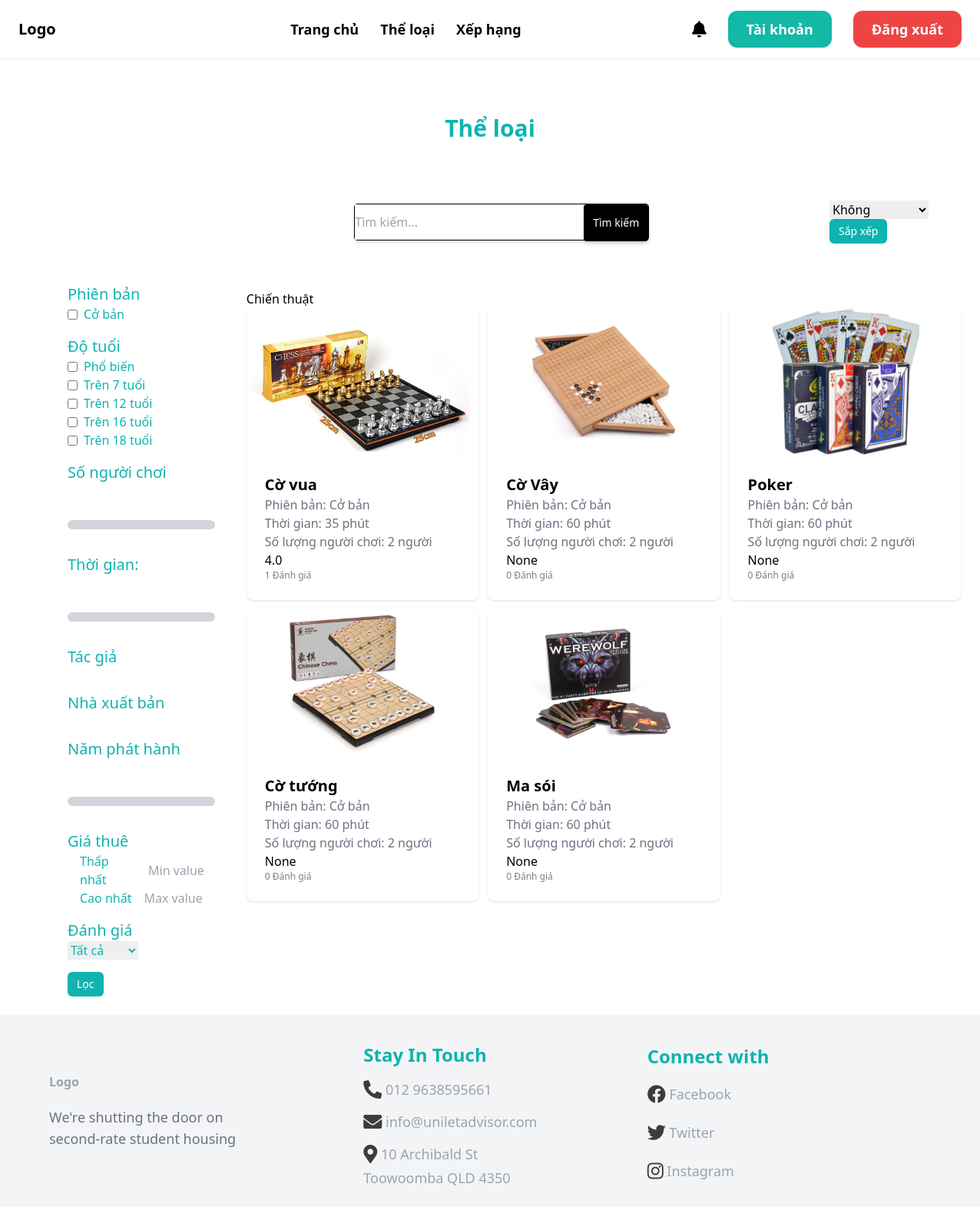
The app's page /category/cat29/ (signed in) with its own data.
### boardgame/models.py (models this page shows, shortened)
class Version(models.Model):
    title = models.CharField(max_length=100, default=None)
    vid = ShortUUIDField(unique=True, primary_key=True, prefix="ver", alphabet='1234567890', length=2, max_length=6)
    description = models.TextField(null=True, blank=True)
    class Meta:
        verbose_name_plural = 'Version'
    def __str__(self):
        return self.title

class  Boardgame(models.Model):
    AGE_RATINGS = (
        ('G', 'Phổ biến'),
        ('7+', 'Trên 7 tuổi'),
        ('12+', 'Trên 12 tuổi'),
        ('16+', 'Trên 16 tuổi'),
        ('18+', 'Trên 18 tuổi'),
    )
    STATUS_BG = (
        ('out_of_stock', 'Boardgame này đã hết'),
        ('stocking', 'Boardgame này vẫn còn'),
    )
    bgid = ShortUUIDField(unique=True, primary_key=True, prefix="bg", alphabet='1234567890', length=2, max_length=6)
    user = models.ForeignKey(User, on_delete=models.SET_NULL, null=True)
    date = models.DateTimeField(default=timezone.now)
    category= models.ForeignKey(Category, on_delete=models.SET_NULL, null=True)
    version = models.ForeignKey(Version, on_delete=models.SET_NULL, null=True)
    title = models.CharField(max_length=100)
    image = models.ImageField(upload_to="user_directory_path")
    description = models.TextField(null=True, blank=True, default="This is the boardgame")
    rule = models.TextField(null=True, blank=True, default="This is rule for boardgame")
    age_rating = models.CharField(choices=AGE_RATINGS, max_length=5, default="G")
    people = models.IntegerField()
    play_time = models.IntegerField()
    price = models.DecimalField(max_digits=99999999999999, decimal_places=2)
    author = models.ForeignKey(Author, on_delete=models.SET_NULL, null=True, blank=True)
    producer = models.ForeignKey(Producer, on_delete=models.SET_NULL, null=True, blank=True)
    publication_year = models.IntegerField(default="2000")
    boardgame_status = models.CharField(choices=STATUS_BG, max_length=20, default="out_of_stock")
    in_stock = models.PositiveIntegerField(default=0)
    order = models.PositiveIntegerField(default=0)
    rental = models.PositiveIntegerField(default=0)
    total = models.PositiveIntegerField(default=0)
    class Meta:
        verbose_name_plural = "Boardgame"
    def get_average_rating(self):
        return self.reviews.aggregate(avg_rating=Avg('rating'))['avg_rating']

### core/views.py (the view)
# urls.py: path('category/<cid>/', views.category_view, name='category'),
def category_view(request, cid):
    category = Category.objects.get(cid=cid)
    boardgames = Boardgame.objects.filter(category=category)
    versions = Version.objects.all()
    age_rating_choices = Boardgame.AGE_RATINGS
    authors = Author.objects.all()
    producers = Producer.objects.all()
    return render(request, 'core/category.html', {
        'category': category,
        'boardgames': boardgames,
        'versions': versions,
        'age_rating_choices':age_rating_choices,
        'authors': authors,
        'producers': producers,
    })

### templates/core/Category.html (shortened to what this page needs)
{% extends 'core/base.html' %}
{% block content %}
<div class="text-center pt-12 text-3xl font-bold text-[#0FB3AF]">Thể loại</div>
<h1 class="text-left pt-6 text-xl font-medium text-[#0FB3AF] px-48 pb-4">{{ category.name }}</h1>
<div class="mt-6 ml-80 w-4/5 flex justify-around items-center">
    <div class="flex justify-center">
        <form action="{% url 'boardgame:search' %}" method="GET">
            <div class="mt-4 flex justify-between flex border border-black w-96 h-12 rounded mb-4 shadow-md ">
                <input type="text" name="q" placeholder="Tìm kiếm...">
                <button type="submit"
                    class="bg-black hover:bg-[#0FB3AFCC] rounded shadow-md  px-3 text-sm h-12 text-white">
                    Tìm kiếm
                </button>
            </div>
        </form>
    </div>
    <div>
        <form action="{% url 'boardgame:search' %}" method="GET">
            <select name="sort_by" id="sort_by">
                <option value="">Không</option>
            </select>
            <button type="submit"
                class="bg-[#0FB3AF] hover:bg-[#0FB3AFCC] flex justify-center flex items-center rounded-md px-3 text-sm text-white h-8">
                Sắp xếp
            </button>
        </form>
    </div>
</div>
<div class="grid grid-cols-5 gap-4">
    <div class="mt-10 ml-16">
        <form method="GET" action="{% url 'boardgame:search' %}">
            <div class="grid grid-cols-1 gap-4">
                <div>
                    <div class="text-[#0FB3AF] text-xl font-medium flex items-center ">
                        <label for="version" class="mr-2">Phiên bản</label>
                    </div>
                    {% for version in versions %}
                    <div class="text-[#0FB3AF] text-md font-medium flex items-center">
                        <input type="checkbox" name="version[]" value="{{ version.title }}" id="{{ version.vid }}">
                        <label class="ml-2" for="{{ version.vid }}">{{ version.title }}</label>
                    </div>
                    {% endfor %}
                </div>
                <div>
                    <div class="text-[#0FB3AF] text-xl font-medium flex items-center">
                        <label for="age_rating" class="mr-2">Độ tuổi</label>
                    </div>
                    {% for choice in age_rating_choices %}
                    <div class="text-[#0FB3AF] text-md font-medium flex items-center">
                        <input type="checkbox" name="age_rating" id="age_rating_{{ choice.0 }}" value="{{ choice.0 }}">
                        <label class="ml-2" for="age_rating_{{ choice.0 }}">{{ choice.1 }}</label>
                    </div>
                    {% endfor %}
                </div>
                <div>
                    <div class="text-[#0FB3AF] text-xl font-medium flex items-center">
                        <label for="people">Số người chơi</label>
                    </div>
                    <div id="people_slider" class="w-48 h-3 mt-12 text-sm bg-gray-300 rounded-full"></div>
                </div>
                <div>
                    <div class="mt-4 text-[#0FB3AF] text-xl font-medium flex items-center">
                        <label for="play_time">Thời gian:</label>
                    </div>
                    <div id="play_time_slider" class="w-48 h-3 mt-12 text-sm bg-gray-300 rounded-full"></div>
                </div>
                <div>
                    <div class="mt-4 text-[#0FB3AF] text-xl font-medium flex items-center">
                        <label for="author">Tác giả</label>
                    </div>
                </div>
                <div>
                    <div class="mt-4 text-[#0FB3AF] text-xl font-medium flex items-center">
                        <label for="producer">Nhà xuất bản</label>
                    </div>
                </div>
                <div>
                    <div class="mt-4 text-[#0FB3AF] text-xl font-medium flex items-center">
                        <label for="publication_year">Năm phát hành</label>
                    </div>
                    <div id="publication_year_slider" class="w-48 h-3 mt-12 text-sm bg-gray-300 rounded-full"></div>
                </div>
                <div>
                    <div class="mt-4 text-[#0FB3AF] text-xl font-medium flex items-center">
                        <label for="publication_year">Giá thuê</label>
                    </div>
                    <div class="w-80 ml-4 text-[#0FB3AF] text-md font-medium flex ">
                        <label class="mr-4" for="rental_price_min">Thấp nhất</label>
                        <input type="text" id="rental_price_min" name="rental_price_min" placeholder="Min value" />
                    </div>
                    <div class="w-80 ml-4 text-[#0FB3AF] text-md font-medium flex ">
                        <label class="mr-4" for="rental_price_max">Cao nhất</label>
                        <input type="text" id="rental_price_max" name="rental_price_max" placeholder="Max value" />
                    </div>
                </div>
                <div>
                    <div class="text-[#0FB3AF] text-xl font-medium flex items-center">
                        <label for="rating">Đánh giá</label>
                    </div>
                    <div class="text-[#0FB3AF] text-md font-medium flex items-center">
                        <select name="rating" id="rating">
                            <option value="">Tất cả</option>
                        </select>
                    </div>
                </div>
            </div>
            <button type="submit"
                class="mt-4 bg-[#0FB3AF] hover:bg-[#0FB3AFCC] flex justify-center flex items-center rounded-md px-3 text-sm text-white h-8">
                Lọc
            </button>
        </form>
    </div>
    <div class="mt-12 ml-12 col-span-4">
        {% if boardgames %}
        <h1>Chiến thuật {{ query }}</h1>
        <ul>
            <div class="grid grid-cols-3 gap-3 ">
                {% for boardgame in boardgames %}
                <div class="shadow bg-[#ffffff] rounded-lg">
                    <a href="{% url "boardgame:detail" boardgame.bgid %}" class="boardgame-info">
                        <div>
                            <img src="{{ boardgame.image.url }}"
                                class="rounded-t-lg object-contain max-h-48 w-full transition " sizes="100vw">
                        </div>
                        <div class="p-6 rounded-b-xl bg-white-100">
                            <h2 class="text-xl font-bold">{{ boardgame.title }}</h2>
                            <p class="text-gray-500">Phiên bản: {{ boardgame.version }}</p>
                            <p class="text-gray-500">Thời gian: {{ boardgame.play_time }} phút</p>
                            <p class="text-gray-500">Số lượng người chơi: {{ boardgame.people }} người</p>
                            {{boardgame.get_average_rating}}
                            <div class="font-thin text-[#7E7E7E] font-['Open Sans'] text-xs">
                                {{boardgame.reviews.all.count}} Đánh giá
                            </div>
                        </div>
                    </a>
                </div>
                {% endfor %}
            </div>
        </ul>
        {% else %}
        <h1>No results found for "{{ query }}"</h1>
        {% endif %}
    </div>
</div>
{% endblock %}

### records on screen
Version: title "Cở bản"
Boardgame: image (picture), title "Cờ vua", version "Cở bản", play_time "35", people "2", get_average_rating "4.0", reviews.all.count "1"
Boardgame: image (picture), title "Cờ Vây", version "Cở bản", play_time "60", people "2", get_average_rating "None", reviews.all.count "0"
Boardgame: image (picture), title "Poker", version "Cở bản", play_time "60", people "2", get_average_rating "None", reviews.all.count "0"
Boardgame: image (picture), title "Cờ tướng", version "Cở bản", play_time "60", people "2", get_average_rating "None", reviews.all.count "0"
Boardgame: image (picture), title "Ma sói", version "Cở bản", play_time "60", people "2", get_average_rating "None", reviews.all.count "0"

### other values on screen
{{ choice.1 }} "Phổ biến" "Trên 7 tuổi" "Trên 12 tuổi" "Trên 16 tuổi" "Trên 18 tuổi"
